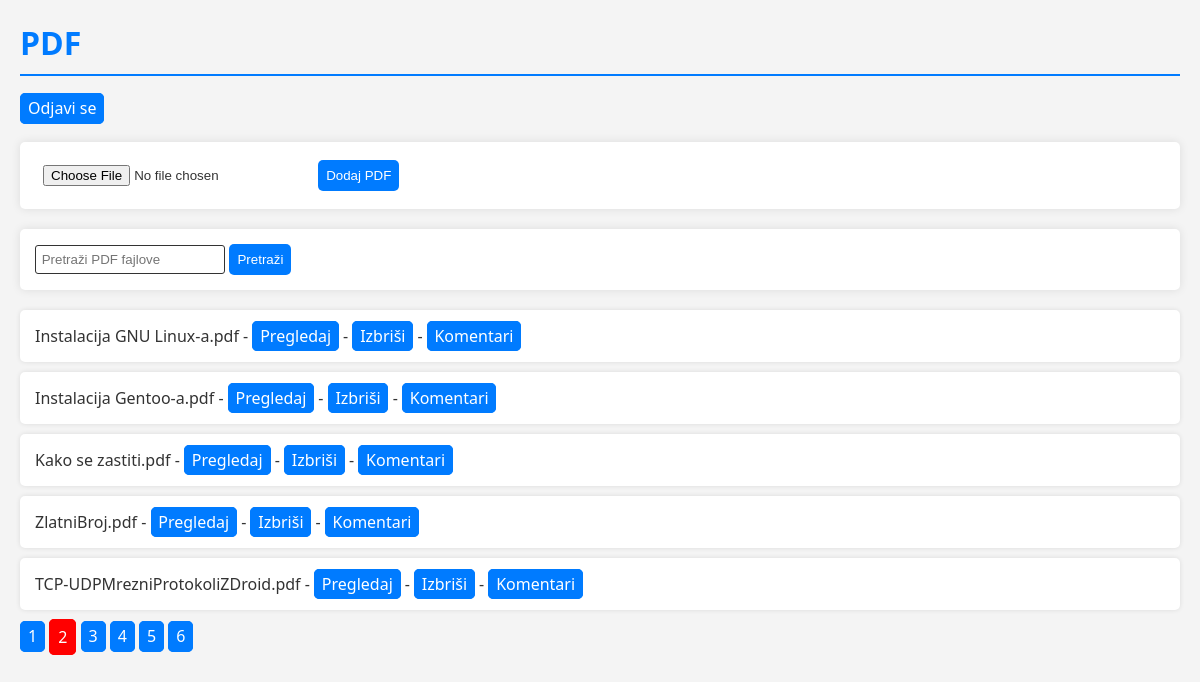
/index.php?page=2 (signed in), run on the app's committed database.
### tables this page shows
CREATE TABLE `pdf_documents` (
  `id` int(11) NOT NULL,
  `file_name` varchar(255) NOT NULL,
  `file_path` varchar(255) NOT NULL,
  `uploaded_at` timestamp NOT NULL DEFAULT current_timestamp()
);

### index.php (the view, shortened to what this page needs)
<?php
$conn = new mysqli('localhost', 'root', '', 'cms');
$limit = 5;
$page = isset($_GET['page']) ? $_GET['page'] : 1;
$offset = ($page - 1) * $limit;
$search_query = isset($_GET['search']) ? $_GET['search'] : '';
$search_condition = $search_query ? " AND file_name LIKE '%$search_query%'" : '';
$query = "SELECT * FROM pdf_documents WHERE 1 $search_condition ORDER BY id DESC LIMIT $limit OFFSET $offset";
$result = $conn->query($query);
$total_pages_query = $conn->query("SELECT COUNT(*) FROM pdf_documents WHERE 1 $search_condition");
$total_pages = ceil($total_pages_query->fetch_row()[0] / $limit);
?>
<!DOCTYPE html>
<html lang="en">
<head>
</head>
<body>
    <h1>PDF</h1>
	<a href="logout.php">Odjavi se</a><br /><br />
    <form action="index.php" method="post" enctype="multipart/form-data">
        <input type="file" name="pdf_file" accept=".pdf" required>
        <button type="submit">Dodaj PDF</button>
    </form>
    <form action="index.php" method="get">
        <input type="text" name="search" placeholder="Pretraži PDF fajlove" value="<?php echo $search_query; ?>" style="padding: 0.5%; border-radius: 3px; border: 1px solid #333;">
        <button type="submit">Pretraži</button>
    </form>
    <ul>
        <?php
        while ($row = $result->fetch_assoc()) {
            echo "<li>{$row['file_name']} - <a href='{$row['file_path']}' target='_blank'>Pregledaj</a> - <a href='index.php?delete={$row['id']}' onclick='return confirm(\"Jeste li sigurni da želite izbrisati ovaj dokument?\")'>Izbriši</a> - <a href='comments.php?pdf_id={$row['id']}'>Komentari</a></li>";
        }
        ?>
    </ul>
    <?php
    $current_page = isset($_GET['page']) ? $_GET['page'] : 1;
    echo "<div>";
    for ($i = 1; $i <= $total_pages; $i++) {
        $active_class = ($i == $current_page) ? 'active' : '';
        echo "<a class='page $active_class' href='index.php?page=$i&search=$search_query'>$i</a> ";
    }
    echo "</div>";
    ?>
</body>
</html>

### index.php (style rules this page uses)
body { font-family: 'Segoe UI', Tahoma, Geneva, Verdana, sans-serif; margin: 20px; background-color: #f4f4f4; color: #333; }
h1 { color: #007BFF; border-bottom: 2px solid #007BFF; padding-bottom: 10px; }
form { margin-bottom: 20px; background-color: #fff; padding: 15px; border-radius: 5px; box-shadow: 0 0 10px rgba(0, 0, 0, 0.1); }
input[type="file"] { margin-right: 10px; padding: 8px; }
button { padding: 8px; background-color: #007BFF; color: #fff; border: none; cursor: pointer; border-radius: 5px; transition: background-color 0.3s ease; }
ul { list-style: none; padding: 0; }
li { margin-bottom: 10px; background-color: #fff; padding: 15px; border-radius: 5px; box-shadow: 0 0 5px rgba(0, 0, 0, 0.1); }
a { background: #007BFF; color: #ffffff; text-decoration: none; border: 1px solid #007BFF; padding: 0.3%; border-radius: 5px 5px; padding-left: 0.6%; padding-right: 0.6%; }
a.active { background-color: #ff0000; border: 1px solid #ff0000; color: #fff; padding: 6px 8px; border-radius: 5px; text-decoration: none; }

### data on the page
pdf_documents: file_name "Instalacija GNU Linux-a.pdf"
pdf_documents: file_name "Instalacija Gentoo-a.pdf"
pdf_documents: file_name "Kako se zastiti.pdf"
pdf_documents: file_name "ZlatniBroj.pdf"
pdf_documents: file_name "TCP-UDPMrezniProtokoliZDroid.pdf"
